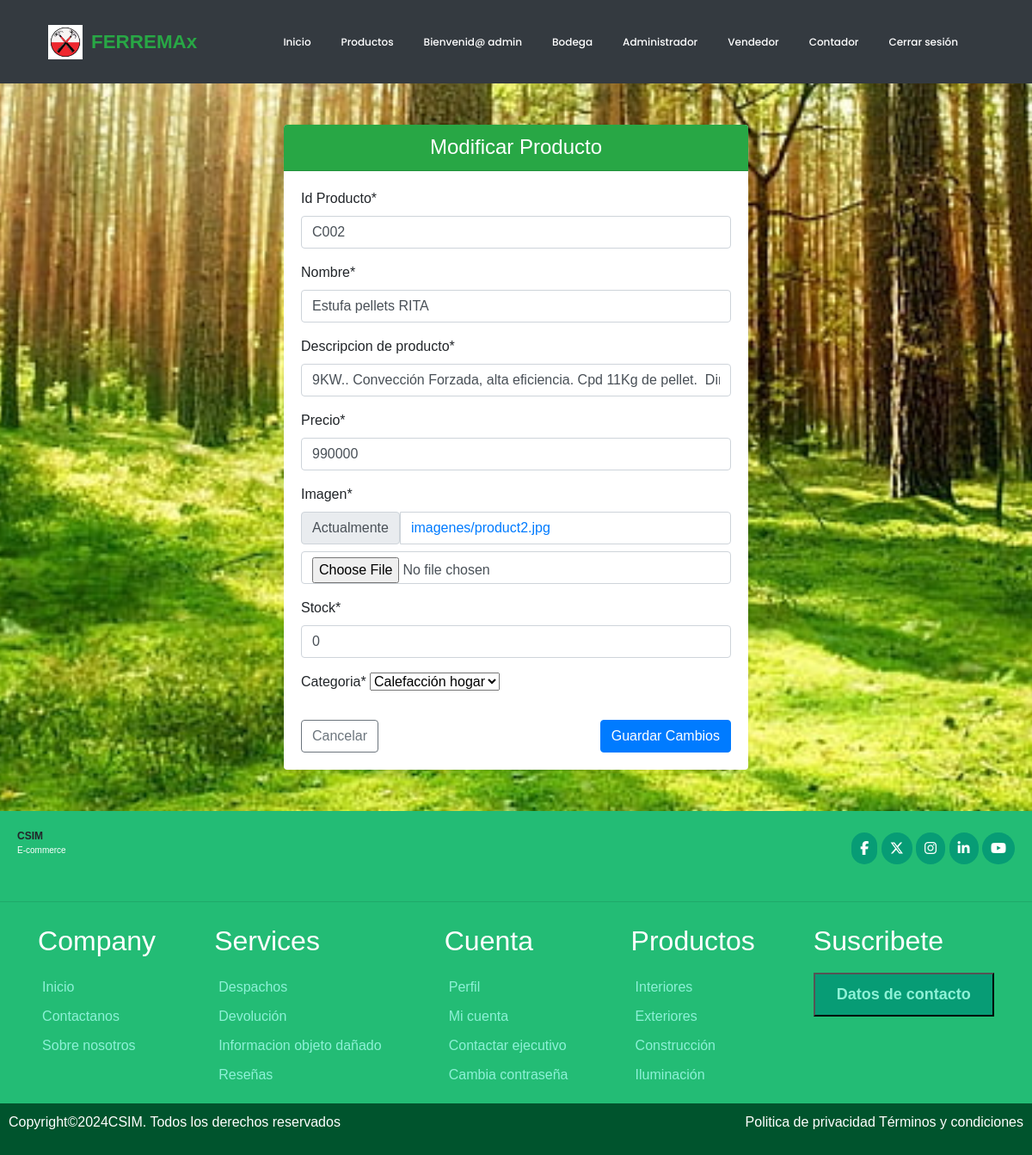
The app's page /modificar/C002/ (signed in), older data.
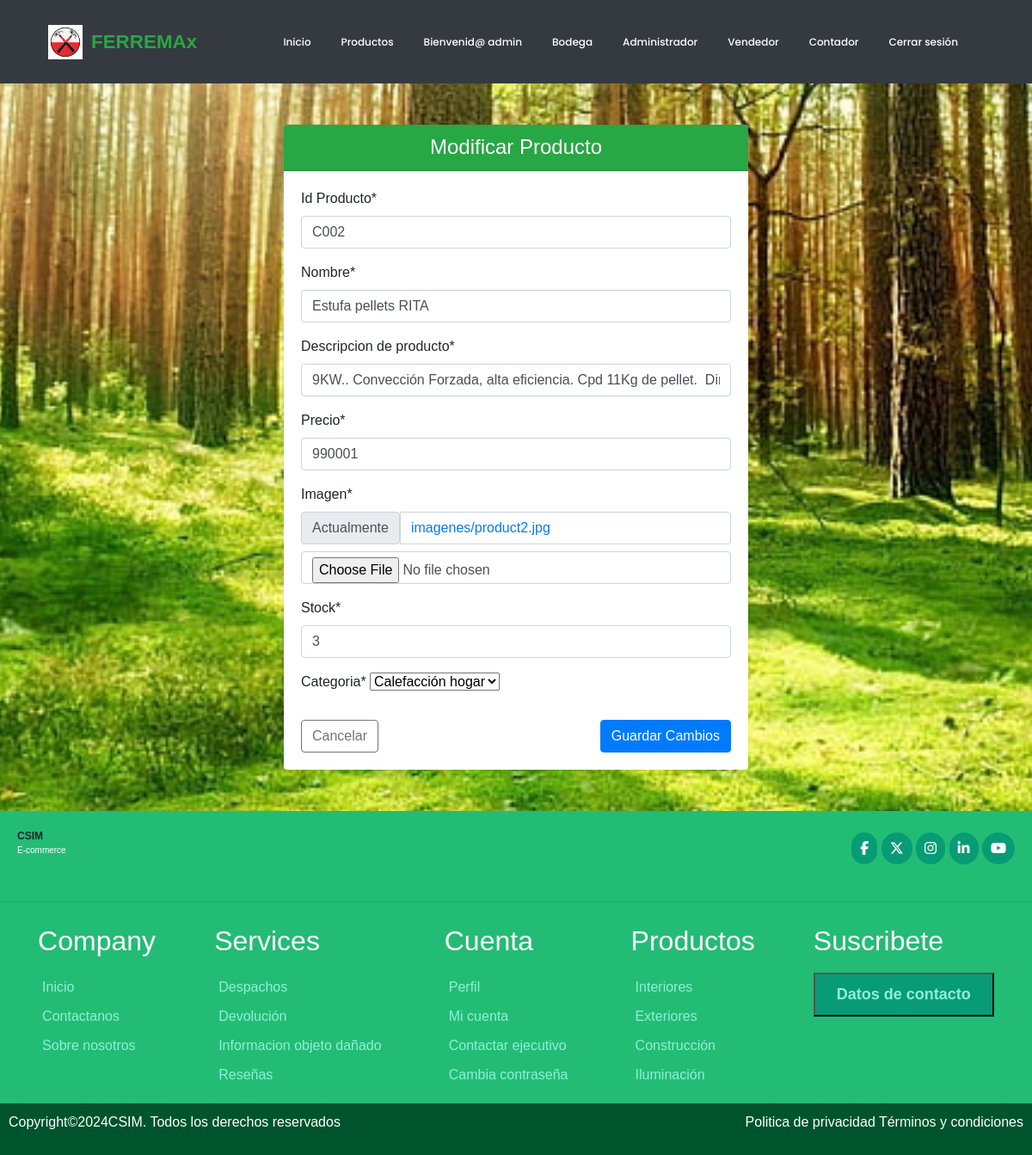
The same page, newer data.
### ferreteria/models.py (models this page shows, shortened)
class Producto(models.Model):
    idProducto = models.CharField(primary_key=True, max_length=5, verbose_name='Id Producto')
    nombre = models.CharField(max_length=50, verbose_name='Nombre del producto')
    descripcion = models.CharField(max_length=400,verbose_name='Descripcion de producto')
    precio = models.IntegerField(null=True, verbose_name='Ingrese precio producto')
    imagen= models.ImageField(upload_to="imagenes", null=True, verbose_name='Imagen')
    stock = models.IntegerField(verbose_name='stock',default=0)
    categoria= models.ForeignKey('Categoria', on_delete=models.CASCADE, verbose_name='Categoria')

### ferreteria/views.py (the view)
# urls.py: path('modificar/<id>/', views.modificar, name="modificar"),
@permission_required ('ferreteria.change_producto')
def modificar(request, id):
    producto = get_object_or_404(Producto, idProducto=id)
    data = {
        'form': ProductoForm(instance=producto)
    }
    if request.method== 'POST':
        formulario = ProductoForm(data=request.POST, instance=producto, files=request.FILES)
        if formulario.is_valid():
            formulario.save()
            messages.success(request, "Modificado correctamente")
        return redirect(to="lista")
    return render (request, 'producto/modificar.html', data)

### ferreteria/forms.py
class ProductoForm(forms.ModelForm):
    nombre = forms.CharField(min_length=3, max_length=50)
    imagen = forms.ImageField(required=True, validators=[MaxSizeFileValidator(max_file_size=4)])
    precio = forms.IntegerField(min_value=1, max_value=3000000)
    class Meta:
        model = Producto
        fields = '__all__'

### ferreteria/context_processor.py (called while the page is built, shortened)
def total_carrito(request):
    total = 0
    return {'total_carrito':int(total)}

### ferreteria/models.py (called while the page is built)
    def __str__(self):
        return self.nombreCategoria

### ferreteria/templates/producto/modificar.html (shortened to what this page needs)
{% extends 'base.html' %}
{% load static %}
{% load crispy_forms_tags %}
{% block css %}
<link rel="stylesheet" href="{% static 'css/estilo.css' %}">
{% endblock %}
{% block contenido %}
<div class="container my-5">
    <div class="row justify-content-center">
        <div class="col-12 col-md-8 col-lg-6">
            <div class="card shadow-sm border-0">
                <div class="card-header bg-success text-white text-center rounded-top">
                    <h4 class="mb-0">Modificar Producto</h4>
                </div>
                <div class="card-body">
                    <form action="" method="post" enctype="multipart/form-data">
                        {{ form|crispy }}
                        <div class="d-flex justify-content-between mt-4">
                            <a href="{% url 'lista' %}" class="btn btn-outline-secondary">Cancelar</a>
                            <button type="submit" class="btn btn-primary">Guardar Cambios</button>
                        </div>
                    </form>
                </div>
            </div>
        </div>
    </div>
</div>
{% endblock %}

Row changes from the older to the newer data that the page shows:
changed Producto "Estufa pellets RITA": precio "990000" → "990001"; stock "0" → "3"
